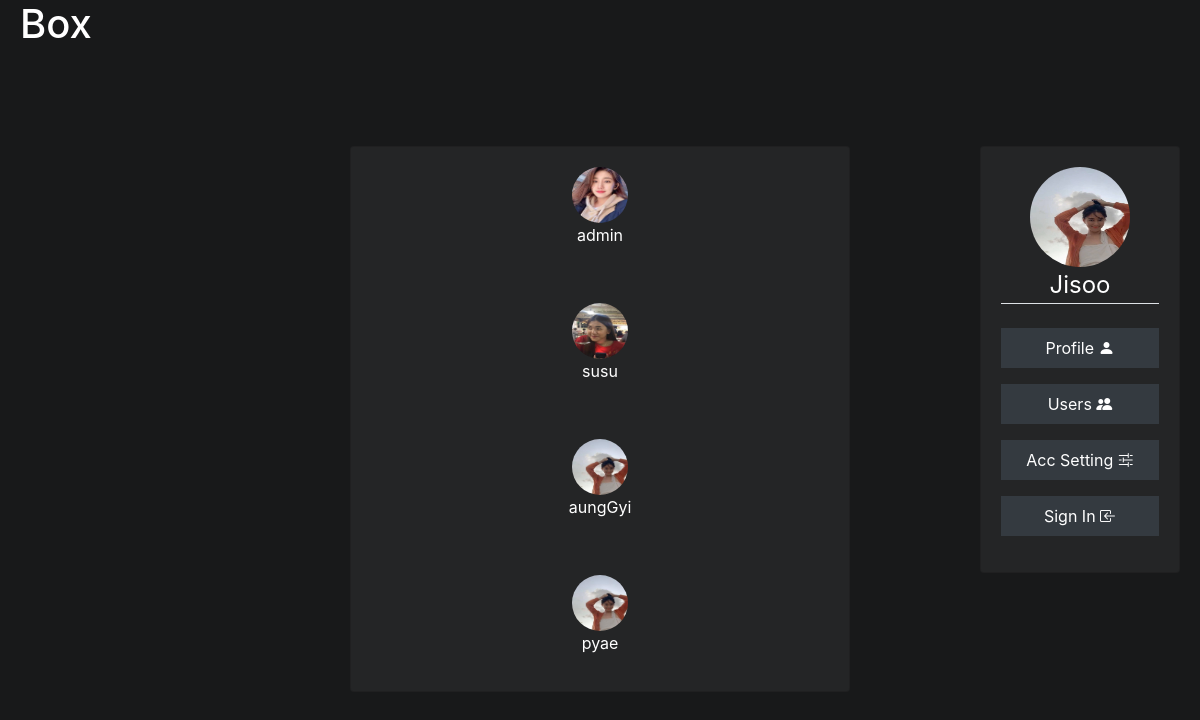
Screenshot of /users with the database file from the repository.
### display/models.py (models this page shows, shortened)
class profile(models.Model):
    user = models.OneToOneField(User, on_delete=models.CASCADE)
    image = models.ImageField(default="photo.jpg", upload_to="media", null=True, blank=True)

### display/views.py (the view)
def users(request):
    p = profile.objects.all()
    return render(request, "users.html",
                  {"p":p})

### templates/users.html (shortened to what this page needs)
{% extends "bootstrap.html" %}
{% block content %}
{% include "chain.html" %}
{% load static %}
<link rel="stylesheet" href="{% static 'style.css' %}">
<header>
</header>
<div class="rightsidebar">
    {% include "pchain.html" %}
</div>
<body style="background-color: #18191a;">
    <div class="content">
    <div class="card" style="
        background-color: #242526;">
    {% for pp in p %}
    {% if pp.user != user %}
<div class="card-body">
            <center>
     <a href="{% url 'profile2' pp.user.username %}" style="text-decoration: none;"> <img src="{{ pp.image.url }}" class="avatar" style="width: 3.5rem; height: 3.5rem;">
    <p>{{ pp.user.username }}</p> </a>
            </center></div>
 {% endif %}
    {% endfor %}
</div></div>
</body>
{% endblock %}

### templates/bootstrap.html (shortened to what this page needs)
<!doctype html>
<html lang="en">
<head>
    <link href="https://cdn.jsdelivr.net/npm/bootstrap@5.1.3/dist/css/bootstrap.min.css" rel="stylesheet"
>
</head>
<div style="text-align:left;">
    <a href="/" class="text-white" style="text-decoration: none;"><h1>Box </h1></a></div>
<body>
{% block content %}
{% endblock %}
</body>
</html>

### templates/chain.html (shortened to what this page needs)
<link rel="stylesheet" href="https://cdn.jsdelivr.net/npm/bootstrap@4.0.0/dist/css/bootstrap.min.css">

### templates/pchain.html
<div class="card" style="background-color: #242526;">
  <div class="card-body">
<ul class="nav flex-column ">
    {% if user.is_authenticated %}
    <li class="nav-item">
    <img src="{{ user.profile.image.url }}" class="avatar">
            <legend class="border-bottom mb-4">{{ user }}</legend></li>
<li class="mb-3">
    <a href="/profile" class="nav-link bg-dark text-white" >
        Profile <i class="bi bi-person-fill"></i></a></li>
    {% else %}
    {% load static %}
    <li class="nav-item">
    <img src="{% static 'photo.jpg' %}" alt="upload your profile" class="avatar"></li>
    <li  class="nav-item">
        <legend class="border-bottom mb-4">Jisoo</legend></li>
    <li class="mb-3">
    <a class="nav-link bg-dark text-white" aria-current="page" href="/profile">
        Profile <i class="bi bi-person-fill"></i></a></li>
    {% endif %}
    <li class="mb-3">
 <a class="nav-link bg-dark text-white" href="/users">
    Users <i class="bi bi-people-fill"></i></a></li>
    <li class="mb-3">
<a class="nav-link bg-dark text-white" href="/setting">
   Acc Setting <i class="bi bi-sliders2"></i></a></li>
    {% if user.is_authenticated %}
    <li class="mb-3">
<a class="nav-link bg-dark text-white" href="/logout">
        Sign Out <i class="bi bi-box-arrow-in-right"></i></a></li>
    {% else %}
    <li class="mb-3">
    <a class="nav-link bg-dark text-white" href="/login">
            Sign In <i class="bi bi-box-arrow-in-left"></i></a></li>
    {% endif %}
</ul>
</div>
    </div>

### static/style.css (style rules this page uses)
h1 { color: #FFFFFF; }
legend { color: #FFFFFF; }
p { color: #FFFFFF }
header { height: 90px; width: 400; }
body { margin: 0 auto; max-width: 1200px; padding: 0 20px; min-width:1200px; }
.avatar { vertical-align: middle; width: 100px; height: 100px; border-radius: 50%; }
.rightsidebar { height: 440px; width: 200px; float: right; text-align: center; }
.content { max-width: 500px; margin: auto; }

### templates/users.html (style rules this page uses)
body { margin: 0 auto; max-width: 1100px; padding: 0 20px; }

### rows the page displays
profile: image (picture), user.username "admin"
profile: image (picture), user.username "susu"
profile: image (picture), user.username "aungGyi"
profile: image (picture), user.username "pyae"
